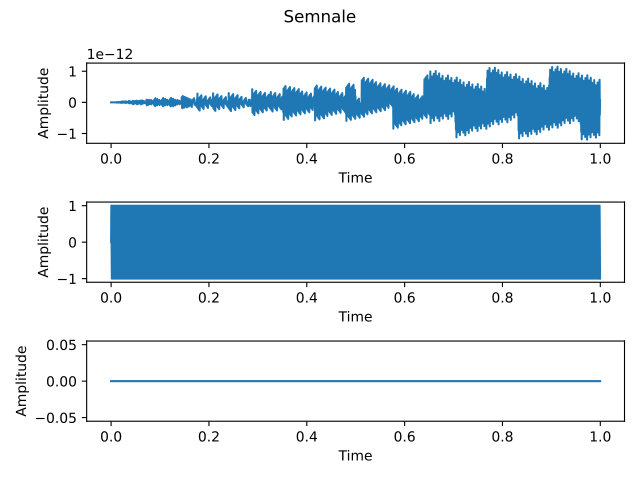

Source code (Python):
import numpy as np
import matplotlib.pyplot as plt

fig,axs=plt.subplots(3)
fig.suptitle("Semnale")
for ax in axs:
    ax.set_xlabel("Time")
    ax.set_ylabel("Amplitude")
fs=2000
t=np.arange(0,1,1/2000)

def a(t):
    return np.sin(fs* np.pi * t)
axs[0].plot(t,a(t))
def b(t):
    return np.sin(fs/2* np.pi * t)

axs[1].plot(t,b(t))
def c(t):
    return np.sin(0* np.pi * t)

axs[2].plot(t,c(t))

#a constant zero in teorie, graficul este aproape de zero din cauza floating point error
#b apar triunghiuri in loc de sin
#c este constant zero linie dreapta

plt.tight_layout()
fig.show()
plt.savefig('ex6.pdf')

plt.show()
